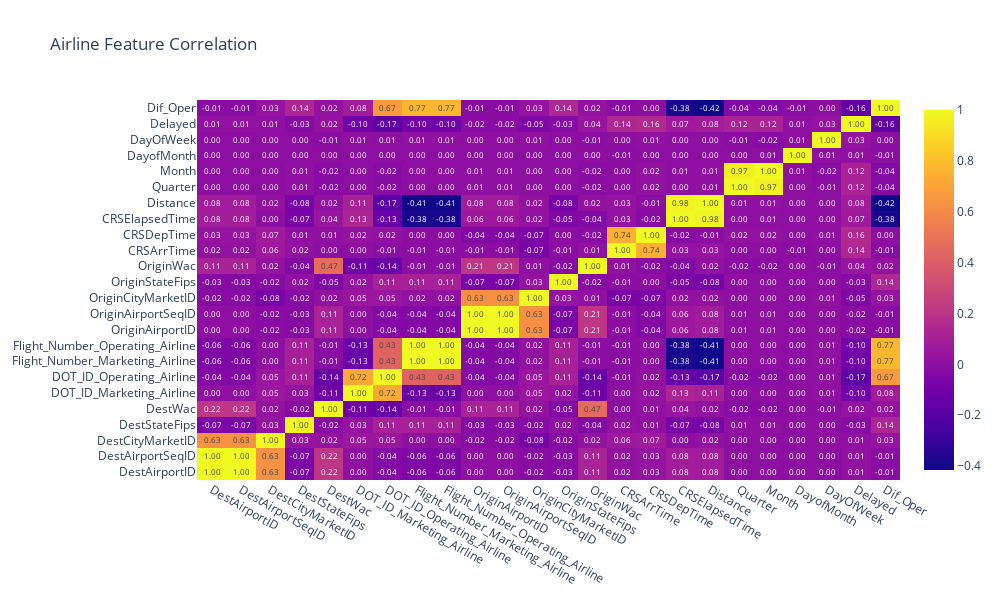

Notebook cell for this chart:
### Code cell
# Correlation Plot using Plotly
flight_corr = flight_delay_df.corr()

fig = go.Figure()

fig.add_trace(
    go.Heatmap(
        x = flight_corr.columns,
        y = flight_corr.index,
        z = np.array(flight_corr),
        text=flight_corr.values,
        texttemplate='%{text:.2f}' #set the size of the text inside the graphs
    )
)

fig.update_layout(
    title='Airline Feature Correlation',
    autosize=False,
    width=1000,
    height=600
)

fig.show()

### Figure 1 — Plotly figure (JSON) as saved in the notebook; plotly's stock layout.template omitted (floating-point values rounded to 4 significant figures; data arrays with more than 128 entries replaced by an {"elided": "..."} marker saying what was removed)
{"data": [{"text": {"elided": "24x24 float values"}, "texttemplate": "%{text:.2f}", "type": "heatmap", "x": ["DestAirportID", "DestAirportSeqID", "DestCityMarketID", "DestStateFips", "DestWac", "DOT_ID_Marketing_Airline", "DOT_ID_Operating_Airline", "Flight_Number_Marketing_Airline", "Flight_Number_Operating_Airline", "OriginAirportID", "OriginAirportSeqID", "OriginCityMarketID", "OriginStateFips", "OriginWac", "CRSArrTime", "CRSDepTime", "CRSElapsedTime", "Distance", "Quarter", "Month", "DayofMonth", "DayOfWeek", "Delayed", "Dif_Oper"], "y": ["DestAirportID", "DestAirportSeqID", "DestCityMarketID", "DestStateFips", "DestWac", "DOT_ID_Marketing_Airline", "DOT_ID_Operating_Airline", "Flight_Number_Marketing_Airline", "Flight_Number_Operating_Airline", "OriginAirportID", "OriginAirportSeqID", "OriginCityMarketID", "OriginStateFips", "OriginWac", "CRSArrTime", "CRSDepTime", "CRSElapsedTime", "Distance", "Quarter", "Month", "DayofMonth", "DayOfWeek", "Delayed", "Dif_Oper"], "z": {"elided": "24x24 float values"}}], "layout": {"autosize": false, "height": 600, "title": {"text": "Airline Feature Correlation"}, "width": 1000}}
